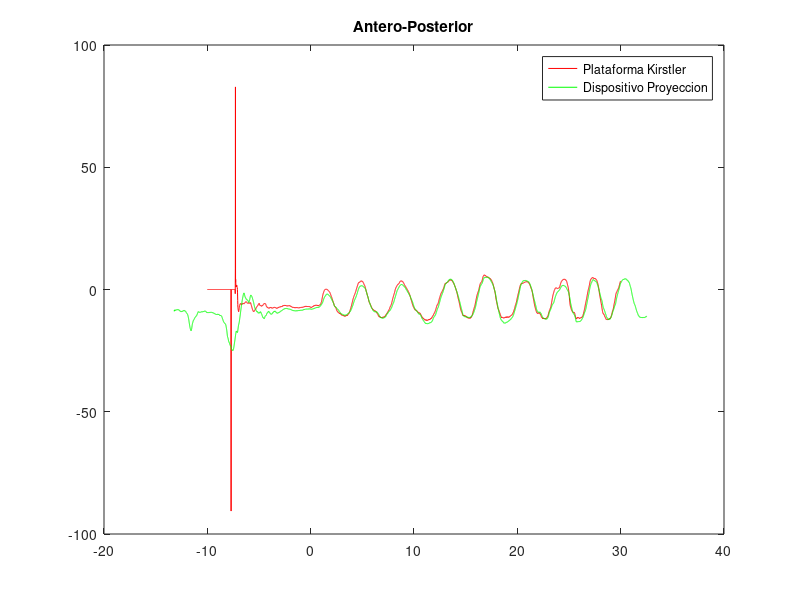
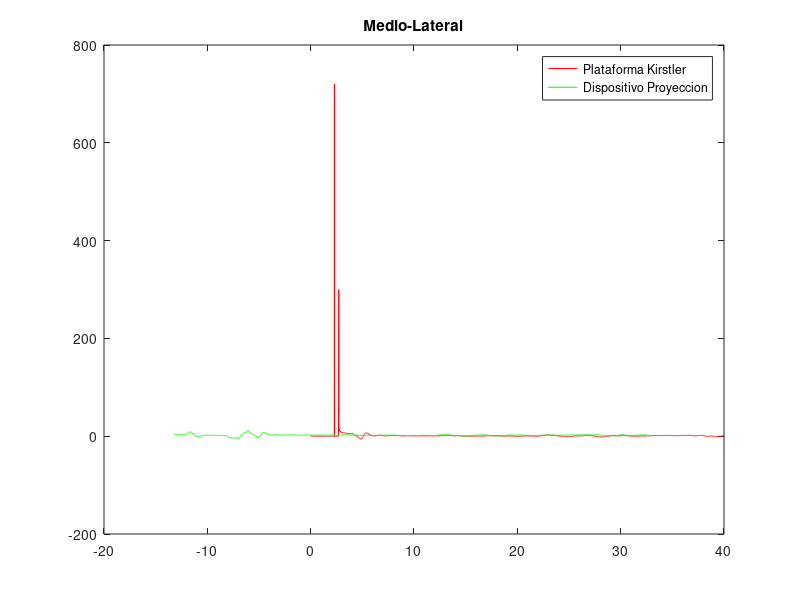
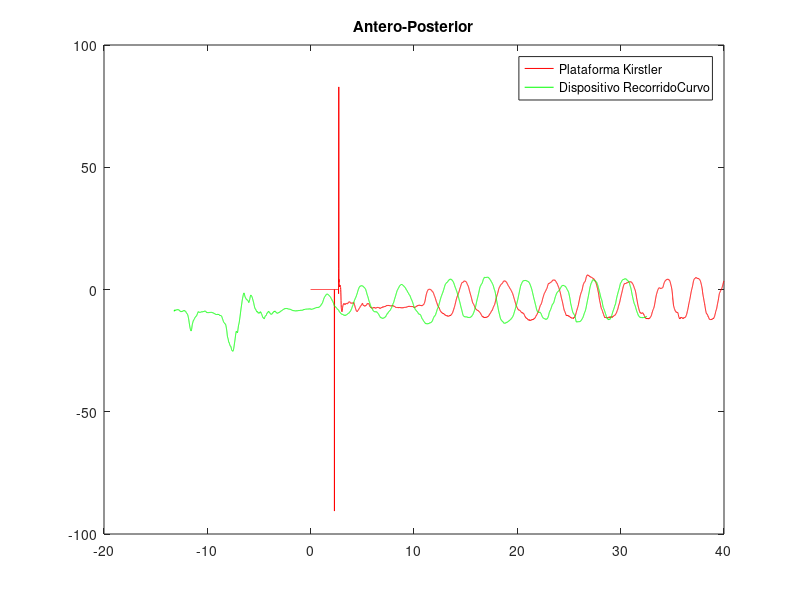
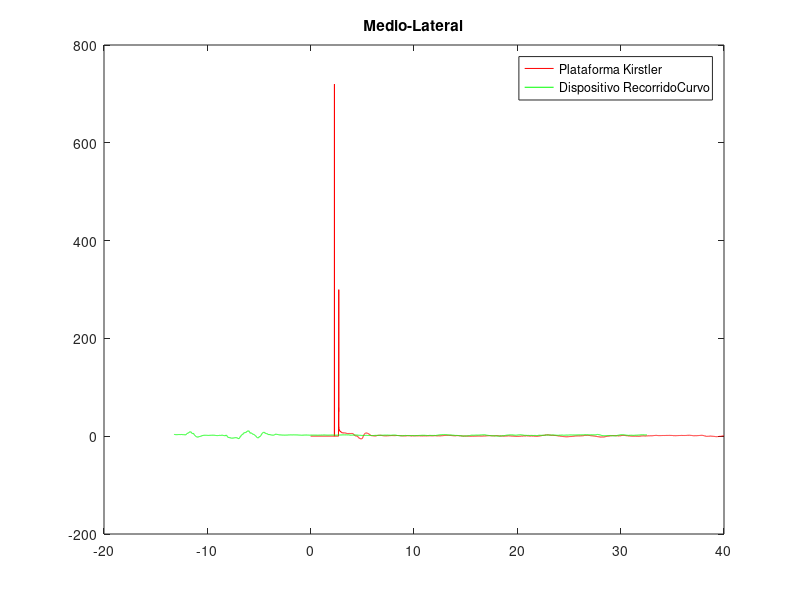

MATLAB code to generate these figures, in order:
Plataforma=dlmread('Antero_post.txt');
[tiempo,PAP,PML] = textread ('Antero_post.txt', "%f %f %f ");
[a,tiempo2,a,AYp,a,AXp] = textread ('DesProy.txt', "%s %f %s %f %s %f ");
[a,t3,a,AYr,a,AXr] = textread ('desReCu.txt', "%s %f %s %f %s %f ");

figure(1)

%tiempoP=Plataforma(:,1); %TIEMPO DE LA PLATAFORMA
%AnteroPostP=Plataforma(:,2);
%tiempo-=10;
plot(tiempo-10,PAP,'r',tiempo2-13.2,AXp,'g');
%ylabel("Angulos (grados)")
%xlabel("Tiempo (seg)")
title('Antero-Posterior')
legend('Plataforma Kirstler','Dispositivo Proyeccion')

figure(2)
plot(tiempo,PML,'r',tiempo2-13.2,AYp,'g')
%ylabel("Angulos (grados)")
%xlabel("Tiempo (seg)")
title('Medio-Lateral')
legend('Plataforma Kirstler','Dispositivo Proyeccion')

figure(3)
plot(tiempo,PAP,'r',t3-13.2,AXr,'g')
%ylabel("Angulos (grados)")
%xlabel("Tiempo (seg)")
title('Antero-Posterior')
legend('Plataforma Kirstler','Dispositivo RecorridoCurvo')

figure(4)
plot(tiempo,PML,'r',t3-13.2,AYr,'g')
%ylabel("Angulos (grados)")
%xlabel("Tiempo (seg)")
title('Medio-Lateral')
legend('Plataforma Kirstler','Dispositivo RecorridoCurvo')